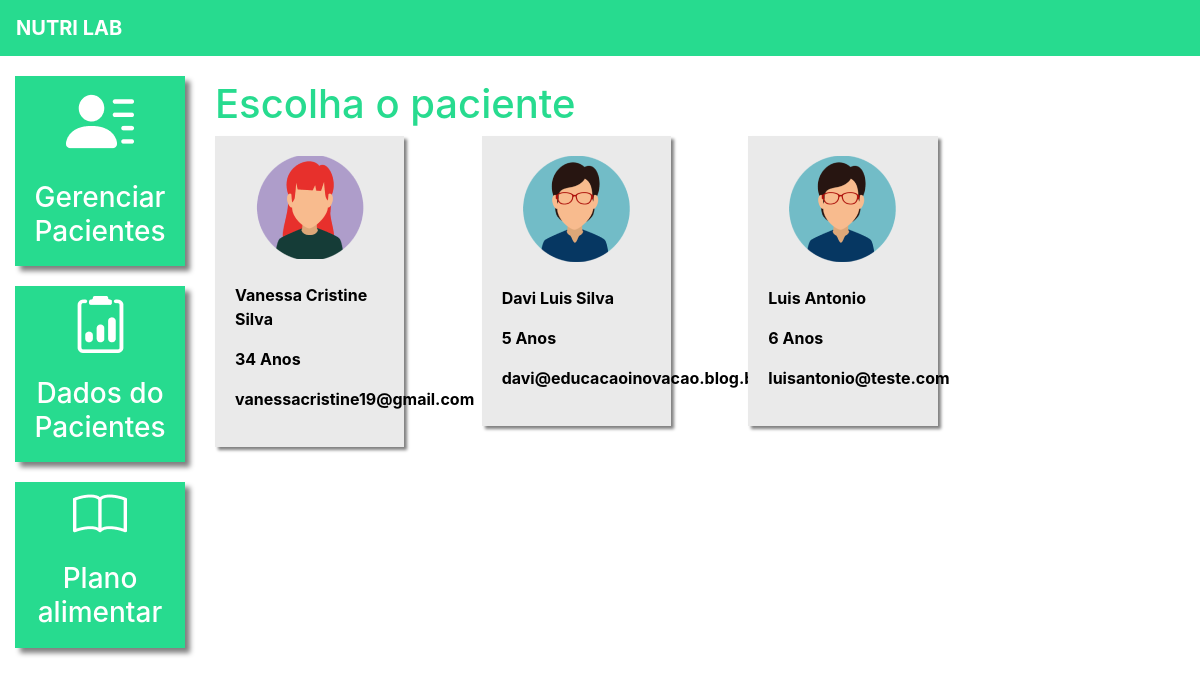
The app's page /auth/plano_alimentar_listar/ (signed in) with its own data.
### plataforma/models.py (models this page shows, shortened)
class Pacientes(models.Model):
    choices_sexo = (('F', 'Feminino'),('M', 'Maculino'))
    nome = models.CharField(max_length=50)
    sexo = models.CharField(max_length=1, choices=choices_sexo)
    idade = models.IntegerField()
    email = models.EmailField()
    telefone = models.CharField(max_length=19)
    nutri = models.ForeignKey(User, on_delete=models.CASCADE)

### plataforma/views.py (the view)
# urls.py: path('plano_alimentar_listar/', views.plano_alimentar_listar, name="plano_alimentar_listar"),
def plano_alimentar_listar(request):
    if request.method == "GET":
        pacientes = Pacientes.objects.filter(nutri=request.user)
        return render(request, 'plano_alimentar_listar.html', {'pacientes': pacientes})

### plataforma/templates/plano_alimentar_listar.html (shortened to what this page needs)
{% extends 'base_plataforma.html' %}
{% load static %}
{% block 'plataforma' %}
    <br>
	<h1 class="titulo">Escolha o paciente</h1>
    <div  class="row">
        {% for paciente in pacientes%}
            <div class="col-md-4">
                <a href="{% url 'plano_alimentar' paciente.id %}" class="link-hover">
                    <div class="card-paciente">
                        <div class="foto-perfil">
                            {% if paciente.sexo == "M"%}
                                <img src="{% static 'plataforma/img/perfil2.png' %}">
                            {% else %}
                                <img src="{% static 'plataforma/img/perfil1.png' %}">
                            {% endif %}
                        </div>
                        <br>
                        <p class="dados">{{paciente.nome}}</p>
                        <p class="dados">{{paciente.idade}} Anos</p>
                        <p class="dados">{{paciente.email}}</p>
                    </div>
                </a>
            </div>
        {% endfor %}
    </div>
{% endblock%}

### templates/static/plataforma/css/css.css (style rules this page uses)
.titulo { color: #27DB8F; }
.card-paciente { background-color: #EAEAEA; width: 80%; box-shadow: 3px 3px 3px gray; padding: 20px; color: black; }
.foto-perfil { text-align: center; }
.dados { font-weight: bold; }

### records on screen
Pacientes: nome "Vanessa Cristine Silva", idade "34", email "vanessacristine19@gmail.com"
Pacientes: nome "Davi Luis Silva", idade "5", email "davi@educacaoinovacao.blog.br"
Pacientes: nome "Luis Antonio", idade "6", email "luisantonio@teste.com"
